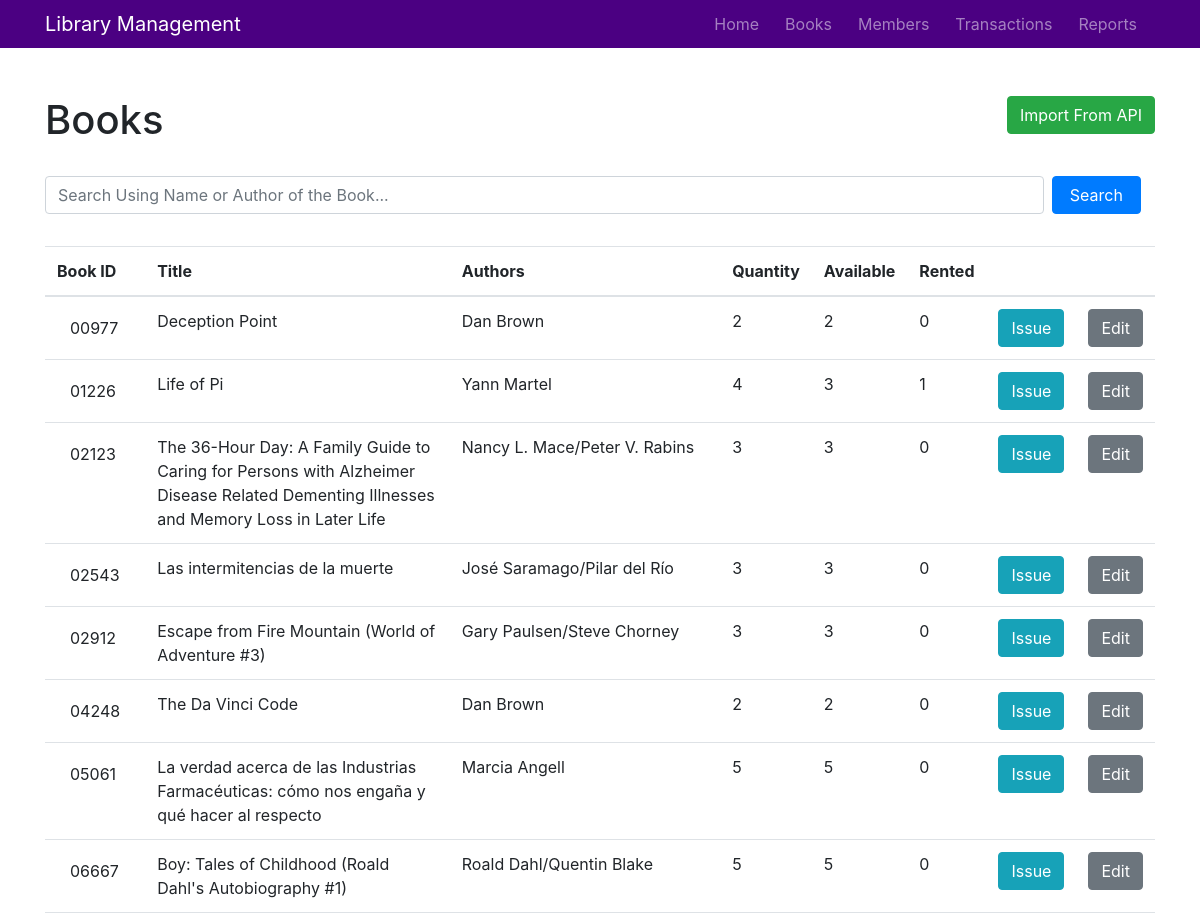
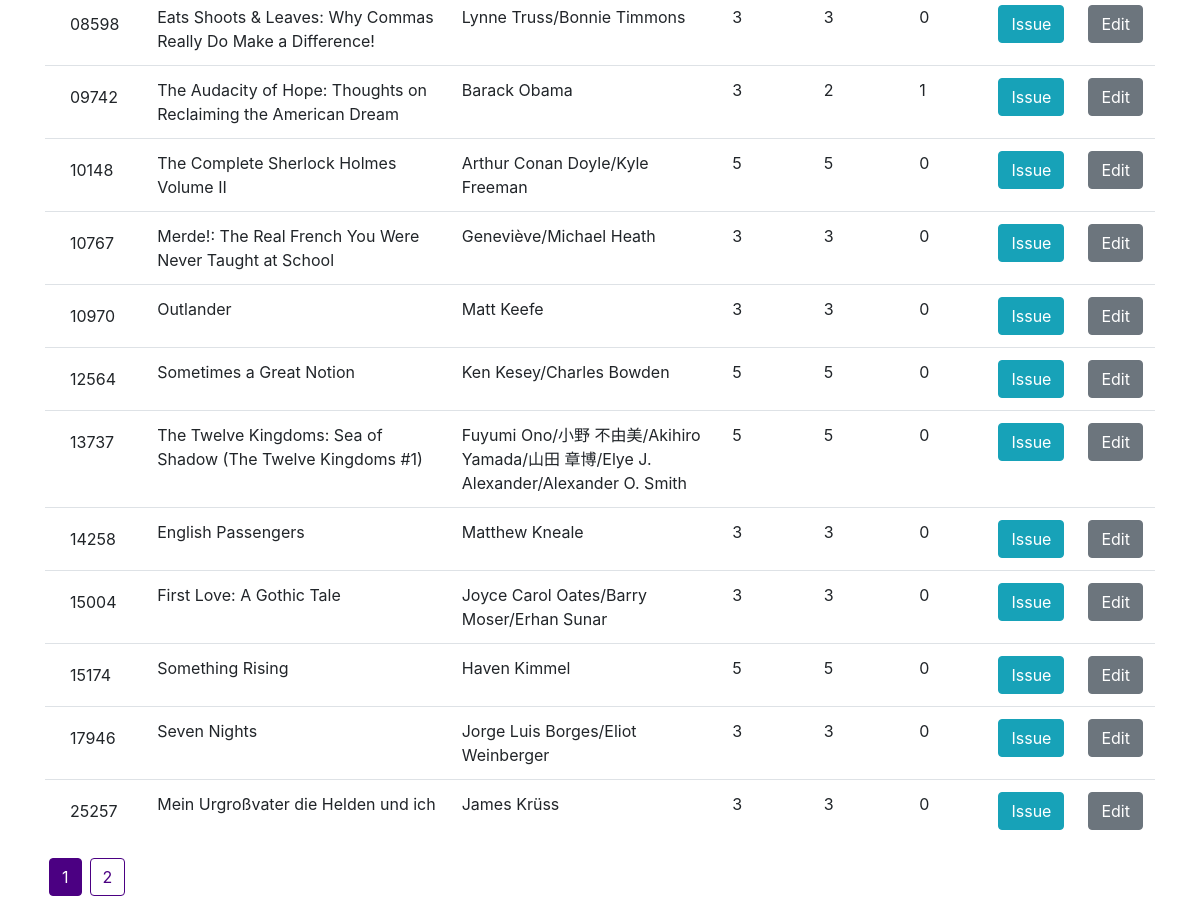
/books, run on the app's committed database (2 pictures, top to bottom).
### library_management/models.py (models this page shows, shortened)
class Book(db.Model):
    __tablename__ = 'book'
    book_id = db.Column(db.Integer, primary_key=True)
    title = db.Column(db.String(150), nullable=False)
    authors = db.Column(db.String(100), nullable=False)
    rating = db.Column(db.String(4), nullable=False)
    isbn = db.Column(db.String(150), nullable=False)
    publisher = db.Column(db.String(150), nullable=False)
    quantity = db.Column(db.Integer, nullable=False)
    rented = db.Column(db.Integer, nullable=False, default=0)
    no_of_times_rented = db.Column(db.Integer, nullable=False, default=0)
    transactions = db.relationship('Transaction', backref='book', lazy=True)

### library_management/books/routes.py (the view)
@books.route('/books')
def all_books():
    page = request.args.get('page', 1, type=int)
    books = Book.query.order_by(Book.book_id.asc()).paginate(page=page, per_page=20)
    return render_template("books.html", title="Books", books=books, data=books.items)

### library_management/templates/books.html
{% extends "layout.html" %}
{% block content %}
    <br>
    <a class="btn btn-success float-right" href="{{ url_for('books.import_books') }}">Import From API</a>
    <h1>Books</h1>
    <br>
    <form class="form-inline" action="/books/search" method="POST">
        <input name="search" type="text" class="form-control mb-2 mr-sm-2 search" placeholder="Search Using Name or Author of the Book...">
        <button type="submit" class="btn btn-primary mb-2 search">Search</button>
    </form>
    <br>
    {% if data %}
        <table class="table table-hover">
            <thead>
                <tr>
                    <th>Book ID</th>
                    <th>Title</th>
                    <th>Authors</th>
                    <th>Quantity</th>
                    <th>Available</th>
                    <th>Rented</th>
                    <th></th>
                    <th></th>
                </tr>
            </thead>
            <tbody>
                {% for book in data %}
                <tr>
                    <td><span class="btn pull-right">{{"{:05d}".format(book.book_id)}}</span></td>
                    <td>{{book.title}}</td>
                    <td>{{book.authors}}</td>
                    <td>{{book.quantity}}</td>
                    <td>{{book.quantity - book.rented}}</td>
                    <td>{{book.rented}}</td>
                    <td>
                        <button class="btn btn-info" onclick="window.location='/book/{{book.book_id}}/issue';">Issue</button>
                    </td>
                    <td>
                        <button class="btn btn-secondary" onclick="window.location='/book/{{book.book_id}}/edit';">Edit</button>
                    </td>
                </tr>
                {% endfor %}
            </tbody>
        </table>
        {% if not title.startswith('Search') %}
            <div class="pagination">
                {% for page_num in books.iter_pages(left_edge=1, right_edge=1, left_current=2, right_current=3) %}
                    {% if page_num %}
                        {% if books.page==page_num %}
                            <a class="btn btn-danger mb-4" href="{{ url_for('books.all_books', page=page_num) }}">{{ page_num }}</a>
                        {% else %}
                            <a class="btn btn-outline-danger mb-4" href="{{ url_for('books.all_books', page=page_num) }}">{{ page_num }}</a>
                        {% endif %}
                    {% else %}
                        <p class="mt-3">...</p>
                    {% endif %}
                {% endfor %}
            </div>
        {% endif %}
    {% endif %}
{% endblock content %}

### library_management/static/main.css (style rules this page uses)
* { margin: 0; padding: 0; box-sizing: border-box; }
.pagination a { border-color: indigo; margin-right: 4px; margin-left: 4px; color: indigo; }
.pagination a.btn-danger { color: white; background-color: indigo; }
input.search { width: 90% !important; }
button.search { width: 8%; }

### data on the page
Book: book_id "00977", title "Deception Point", authors "Dan Brown", quantity "2", book.quantity-book.rented "2", rented "0"
Book: book_id "01226", title "Life of Pi", authors "Yann Martel", quantity "4", book.quantity-book.rented "3", rented "1"
Book: book_id "02123", title "The 36-Hour Day: A Family Guide to Caring for Persons with Alzheimer Disease Related Dementing Illnesses and Memory Loss in Later Life", authors "Nancy L. Mace/Peter V. Rabins", quantity "3", book.quantity-book.rented "3", rented "0"
Book: book_id "02543", title "Las intermitencias de la muerte", authors "José Saramago/Pilar del Río", quantity "3", book.quantity-book.rented "3", rented "0"
Book: book_id "02912", title "Escape from Fire Mountain (World of Adventure #3)", authors "Gary Paulsen/Steve Chorney", quantity "3", book.quantity-book.rented "3", rented "0"
Book: book_id "04248", title "The Da Vinci Code", authors "Dan Brown", quantity "2", book.quantity-book.rented "2", rented "0"
Book: book_id "05061", title "La verdad acerca de las Industrias Farmacéuticas: cómo nos engaña y qué hacer al respecto", authors "Marcia Angell", quantity "5", book.quantity-book.rented "5", rented "0"
Book: book_id "06667", title "Boy: Tales of Childhood (Roald Dahl's Autobiography #1)", authors "Roald Dahl/Quentin Blake", quantity "5", book.quantity-book.rented "5", rented "0"
Book: book_id "08598", title "Eats Shoots & Leaves: Why Commas Really Do Make a Difference!", authors "Lynne Truss/Bonnie Timmons", quantity "3", book.quantity-book.rented "3", rented "0"
Book: book_id "09742", title "The Audacity of Hope: Thoughts on Reclaiming the American Dream", authors "Barack Obama", quantity "3", book.quantity-book.rented "2", rented "1"
Book: book_id "10148", title "The Complete Sherlock Holmes Volume II", authors "Arthur Conan Doyle/Kyle Freeman", quantity "5", book.quantity-book.rented "5", rented "0"
Book: book_id "10767", title "Merde!: The Real French You Were Never Taught at School", authors "Geneviève/Michael Heath", quantity "3", book.quantity-book.rented "3", rented "0"
Book: book_id "10970", title "Outlander", authors "Matt Keefe", quantity "3", book.quantity-book.rented "3", rented "0"
Book: book_id "12564", title "Sometimes a Great Notion", authors "Ken Kesey/Charles Bowden", quantity "5", book.quantity-book.rented "5", rented "0"
Book: book_id "13737", title "The Twelve Kingdoms: Sea of Shadow (The Twelve Kingdoms #1)", authors "Fuyumi Ono/小野 不由美/Akihiro Yamada/山田 章博/Elye J. Alexander/Alexander O. Smith", quantity "5", book.quantity-book.rented "5", rented "0"
Book: book_id "14258", title "English Passengers", authors "Matthew Kneale", quantity "3", book.quantity-book.rented "3", rented "0"
Book: book_id "15004", title "First Love: A Gothic Tale", authors "Joyce Carol Oates/Barry Moser/Erhan Sunar", quantity "3", book.quantity-book.rented "3", rented "0"
Book: book_id "15174", title "Something Rising", authors "Haven Kimmel", quantity "5", book.quantity-book.rented "5", rented "0"
Book: book_id "17946", title "Seven Nights", authors "Jorge Luis Borges/Eliot Weinberger", quantity "3", book.quantity-book.rented "3", rented "0"
Book: book_id "25257", title "Mein Urgroßvater die Helden und ich", authors "James Krüss", quantity "3", book.quantity-book.rented "3", rented "0"

### other printed values
{{ page_num }} "1"
{{ page_num }} "2"
